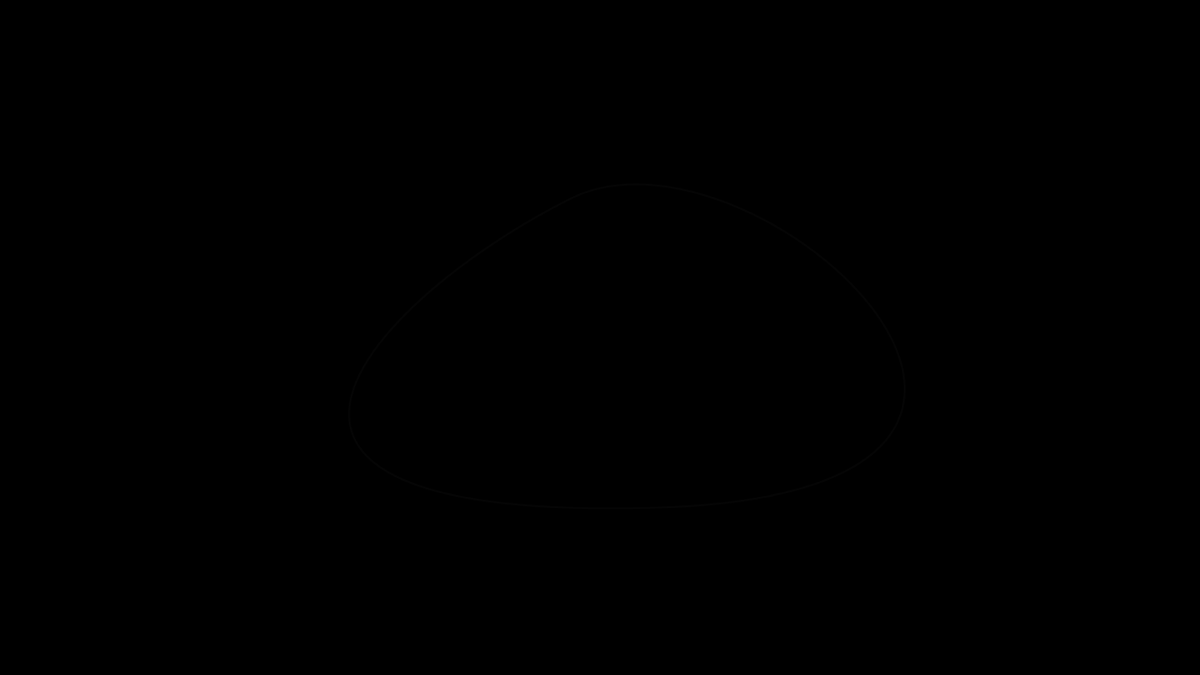
Frame 1 (no input)
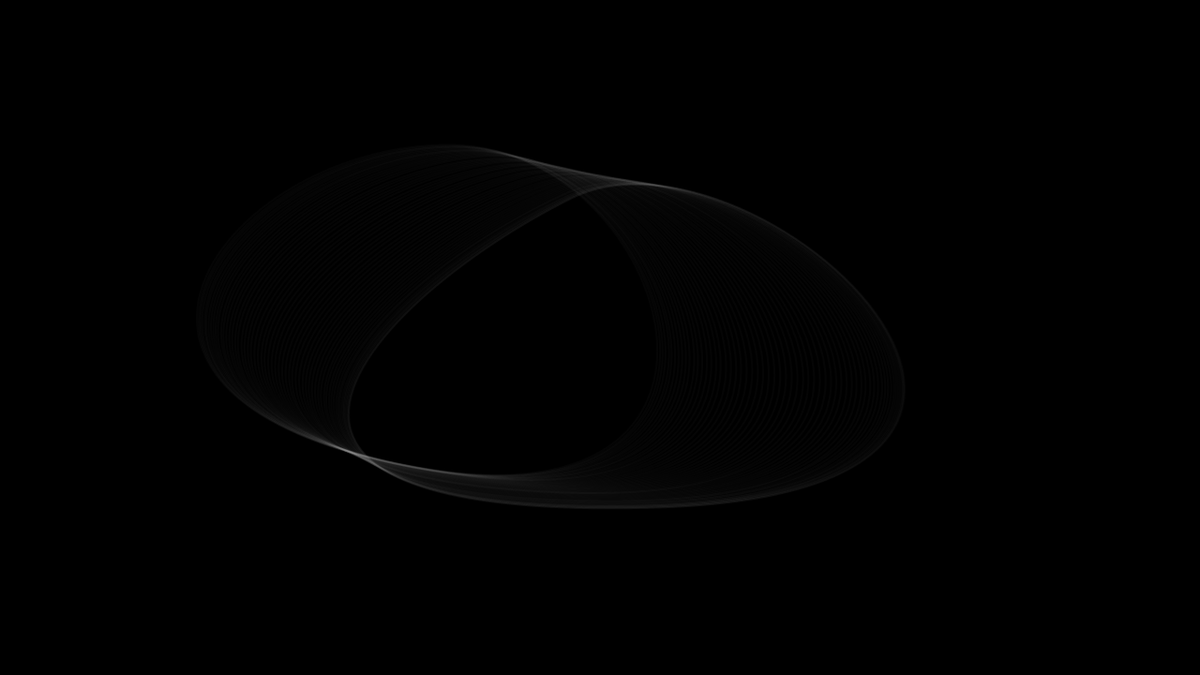
Frame 60 (the mouse pressed at the canvas centre just before this capture)
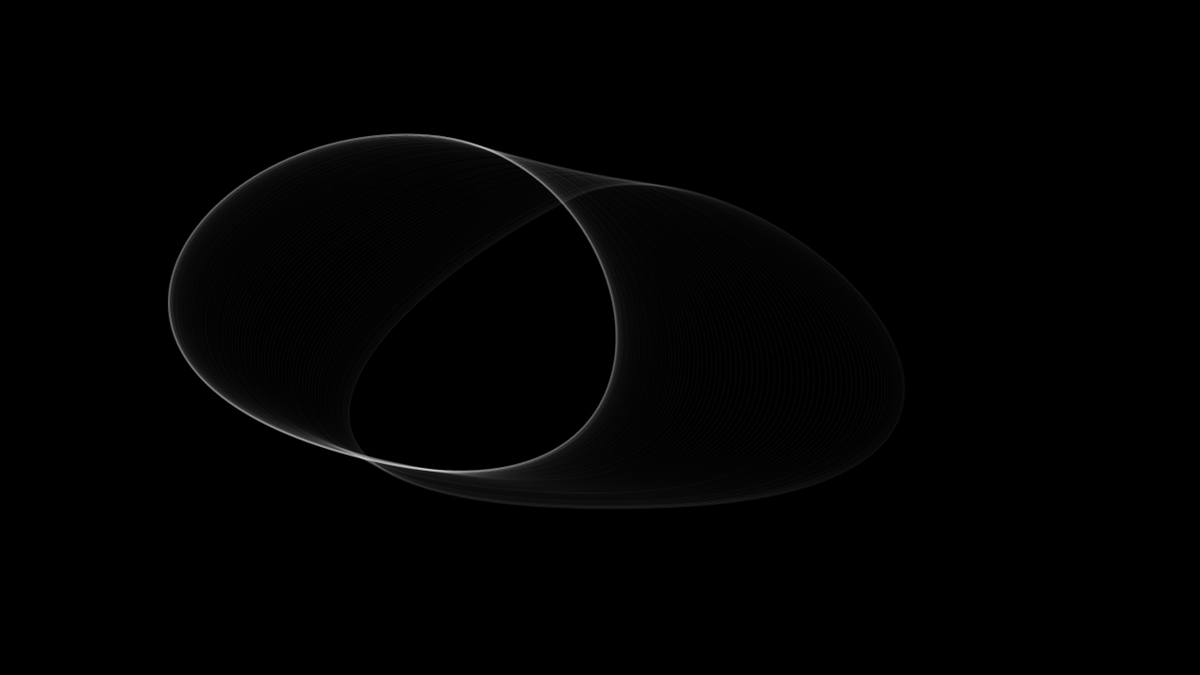
Frame 120 (the mouse held since frame 60 and released just before this capture)

The Processing sketch that drew these frames (run headless with seeded random() and noise(); from frame 60 on, the mouse is pressed at the canvas centre):

// Processing sketch: BezierShapes
// ── BezierShapes.pde
float lerpAmount = 0.0;
ArrayList<BezierShape> shapes = new ArrayList<BezierShape>();

void setup() {
  size(1280, 720);
  colorMode(RGB, 255, 255, 255, 100);
  //shapes.add(new BezierShape(color(250, 44, 40, 2)));
  //shapes.add(new BezierShape(color(250, 250, 40, 2)));
  shapes.add(new BezierShape(color(255, 255, 255, 2)));

  background(0);
}

class BezierShape {
  float[] x = new float[6];
  float[] y = new float[6];
  float[] xNew = new float[6];
  float[] yNew = new float[6];
  color colour;
  
  BezierShape(color c) {
    x = randomX();
    y = randomY();
    xNew = randomX();
    yNew = randomY();
    colour = c;
  }
  
  void restore() {
    x = xNew;
    y = yNew;
    xNew = randomX();
    yNew = randomY();
  }
  
  void mutate(float lerpAmount) {
      x[0] = lerp(x[0], xNew[0], lerpAmount);
      x[1] = lerp(x[1], xNew[1], lerpAmount);
      x[2] = lerp(x[2], xNew[2], lerpAmount);
      x[3] = lerp(x[3], xNew[3], lerpAmount);
      x[4] = lerp(x[4], xNew[4], lerpAmount);
      x[5] = lerp(x[5], xNew[5], lerpAmount);
      
      y[0] = lerp(y[0], yNew[0], lerpAmount);
      y[1] = lerp(y[1], yNew[1], lerpAmount);
      y[2] = lerp(y[2], yNew[2], lerpAmount);
      y[3] = lerp(y[3], yNew[3], lerpAmount);
      y[4] = lerp(y[4], yNew[4], lerpAmount);
      y[5] = lerp(y[5], yNew[5], lerpAmount);
  }

  float[] randomX() {
    var xArray = new float[6];
    
    xArray[0] = random(0, width/2);
    xArray[2] = random(width/2, width);
    xArray[1] = lerp(xArray[0], xArray[2], 0.5);
    xArray[3] = random(width/2, width);
    xArray[5] = random(0, width/2);
    xArray[4] = lerp(xArray[3], xArray[5], 0.5);
    
    return xArray;
  }
  
  float[] randomY() {
    var yArray = new float[6];
    
    yArray[0] = random(0, height/2);
    yArray[2] = random(0, height/2);
    yArray[1] = lerp(yArray[0], yArray[2], 0.5);
    yArray[3] = random(height/2, height);
    yArray[5] = random(height/2, height);
    yArray[4] = lerp(yArray[3], yArray[5], 0.5);
    
    return yArray;
  }
  
  void style() {
    noFill();
    strokeWeight(2);
    stroke(colour);
  }
  
  void display() {
    beginShape();
    vertex(x[1], y[1]);
    bezierVertex(x[2], y[2], x[3], y[3], x[4], y[4]);
    bezierVertex(x[5], y[5], x[0], y[0], x[1], y[1]);
    endShape();
  }
}

void draw() {
  lerpAmount += 0.001;
  for (BezierShape s : shapes) {
    if (lerpAmount < 0.2) {
      s.mutate(lerpAmount);
    } else {
      s.restore(); //<>//
      lerpAmount = 0.0;
    }
    s.style();
    s.display();
  }
}
